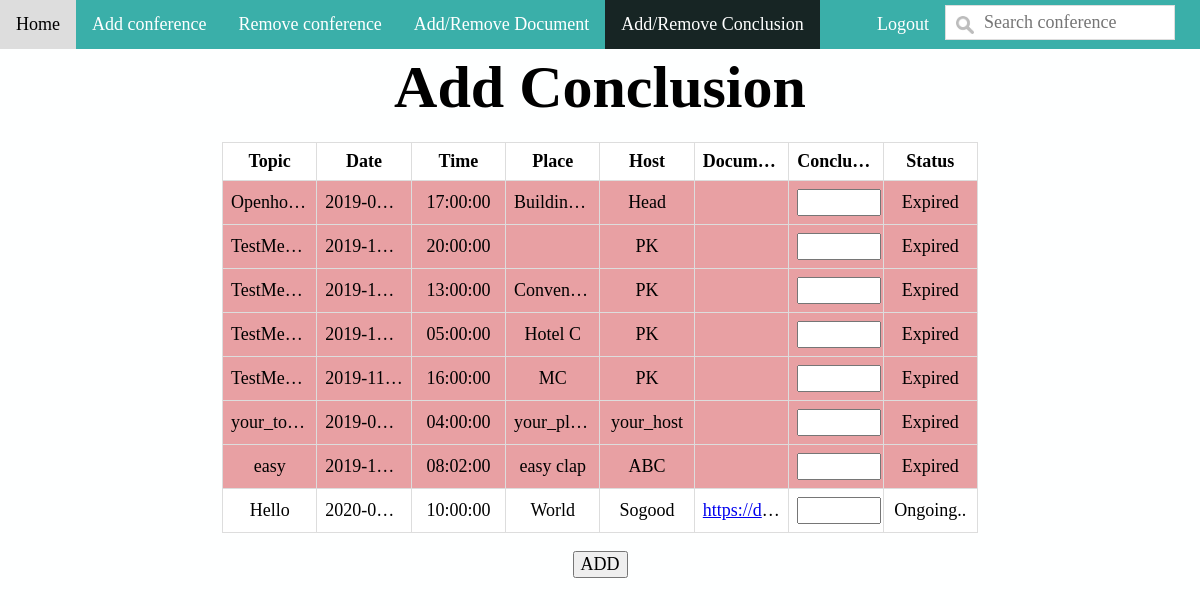
/Code/Add_Conclusion.php (signed in), run on the app's committed database.
### tables this page shows
CREATE TABLE `AllMeeting` (
  `MeetingID` int(5) UNSIGNED ZEROFILL NOT NULL,
  `Topic` varchar(100) DEFAULT NULL,
  `Date` date DEFAULT NULL,
  `Time` time DEFAULT NULL,
  `Host` varchar(50) DEFAULT NULL,
  `Place` tinytext,
  `Doc_Link` varchar(200) DEFAULT NULL,
  `Conclusion` varchar(150) DEFAULT NULL
);

### Code/Add_Conclusion.php (the view, shortened to what this page needs)
<?php
include("config.php");
?>
<html>
<head>
</head>
<body>
	<link rel="stylesheet" href="https://cdnjs.cloudflare.com/ajax/libs/font-awesome/4.7.0/css/font-awesome.min.css">
	<div class="nav" id="bar">
		<a href="admin.php"> Home </a>
		<a href="add_conferenceform.php"> Add conference</a>
		<a href="Remove_conference.php"> Remove conference </a>
		<a href="Add_remove_Document.php"> Add/Remove Document </a>
		<a class="active" href="Add_remove_Conclusion.php"> Add/Remove Conclusion </a>
		<div class="nav-right1" id="bar2">
			<input type="text" id="myInput" onkeyup="sbFunction()" placeholder="    Search conference">
		</div>
		<div class="nav-right" id="bar1">
			<a href="logout.php" onClick=\"return confirm('Are you sure to Logout?');\">Logout</a>
		</div>
	</div>
</body>
<body>
	<center>
		<h1> Add Conclusion</h1>
		<?php
		$sqlSelect = "SELECT MeetingID,Topic,
	Date,Time,Place,Host,Doc_Link,Conclusion
	FROM `AllMeeting` WHERE CURRENT_DATE()<=AllMeeting.Date;";
		$sqlSelect2 = "SELECT MeetingID,Topic,
Date,Time,Place,Host,Doc_Link,Conclusion
FROM `AllMeeting` WHERE CURRENT_DATE()>AllMeeting.Date; ";
		$resultSelect = mysqli_query($conn, $sqlSelect);
		$resultSelect2 = mysqli_query($conn, $sqlSelect2);
		echo "<form  action=\"Add_Conclusion.php\" method=\"post\" >
		<table id=\"r\"><tr>
		<th>Topic</th><th>Date</th><th>Time</th><th>Place</th><th>Host</th><th>Document</th><th>Conclusion</th><th>Status</th>";
		if (mysqli_num_rows($resultSelect) > 0) {
			while ($row = mysqli_fetch_assoc($resultSelect2)) {
				$link = $row["Doc_Link"];
				$linkc = $row["Conclusion"];
				if ($linkc == null) {
					echo "<tr>
												<td class=\"red\">" . $row["Topic"] . "</td>
												<td class=\"red\">" . $row["Date"] . "</td>
												<td class=\"red\">" . $row["Time"] . "</td>
												<td class=\"red\">" . $row["Place"] . "</td>
												<td class=\"red\">" . $row["Host"] . "</td>
												<td class=\"red\"> <a  href=\"$link\" target=\"_blank\" >" . $row["Doc_Link"] . "</a></td>
												<td class=\"red\"><input name=\"txtConclusion[]\" type=\"text\" id=\"txtConclusion[]\"style=\"width:7vw\"></td>
												<td class=\"red\">Expired</td></tr>";
				}
			}
			while ($row = mysqli_fetch_assoc($resultSelect)) {
				$link = $row["Doc_Link"];
				$linkc = $row["Conclusion"];
				if ($linkc == null) {
					echo "<tr>
				<td>" . $row["Topic"] . "</td><td>" . $row["Date"] . "</td>
				<td>" . $row["Time"] . "</td><td>" . $row["Place"] . "</td>
				<td>" . $row["Host"] . "</td>
				<td> <a  href=\"$link\" target=\"_blank\" >" . $row["Doc_Link"] . "</a></td>
				<td><input name=\"txtConclusion1[]\" type=\"text\" id=\"txtConclusion1[]\"style=\"width:7vw\"></td>
				<td >Ongoing..</td></tr>";
				}
			}
			echo "</table>";
		} else {
			echo "0 results";
		}
		echo "<br>";
		echo "<input type=\"submit\"  name=\"Add\" value=\"ADD\" >";
		echo "</form>";
		?>
	</center>
</body>
</html>

### Code/Add_Conclusion.php (style rules this page uses)
body { margin: 0px; background-color: #FEFFFF; background-repeat: no-repeat; background-position: center; background-size: cover; background-attachment: fixed; width: 100%; z-index: -2; }
table { margin-top: 20px; font-family: Cordia New; border-collapse: collapse; background-color: white; width: 63vw; table-layout: fixed; }
td, th { border: 1px solid #dddddd; text-align: center; padding: 8px; font-size: 1.5vw; width: 10%; font-family: Cordia New; overflow: hidden; text-overflow: ellipsis; white-space: nowrap; }
td.red { border: 1px solid #dddddd; text-align: center; padding: 8px; width: 10%; font-size: 1.5vw; overflow: hidden; text-overflow: ellipsis; white-space: nowrap; background-color: #e8a0a3; }
input { font-size: 1.5vw; font-family: Cordia New; }
tr:nth-child(even) { background-color: #DEF2F1; }
.nav { overflow: hidden; background-color: #3AAFA9; width: 100%; position: sticky; top: 0px; }
.nav a { float: left; color: white; text-align: center; padding: 14px 16px; text-decoration: none; font-family: Cordia New; font-size: 1.5vw; }
.nav a.active { background-color: #172524; color: white; }
.nav-right { float: right; font-family: Cordia New; font-size: 1.5vw; }
.nav-right1 { float: right; font-family: Cordia New; font-size: 1.5vw; }
h1 { font-family: Cordia New; font-size: 5vw; margin: 4px; }
#myInput { background-image: url('searchicon.png'); background-position: 10px 10px; background-repeat: no-repeat; background-size: 1.5vw; width: 90%; font-size: 1.5vw; padding: 6px 10px 6px 20px; border: 1px solid #ddd; margin-top: 5px; float: left; }

### data on the page
allmeeting: Topic "Openho…", Date "2019-0…", Time "17:00:00", Place "Buildin…", Host "Head"
allmeeting: Topic "TestMe…", Date "2019-1…", Time "20:00:00", Host "PK"
allmeeting: Topic "TestMe…", Date "2019-1…", Time "13:00:00", Place "Conven…", Host "PK"
allmeeting: Topic "TestMe…", Date "2019-1…", Time "05:00:00", Place "Hotel C", Host "PK"
allmeeting: Topic "TestMe…", Date "2019-11…", Time "16:00:00", Place "MC", Host "PK"
allmeeting: Topic "your_to…", Date "2019-0…", Time "04:00:00", Place "your_pl…", Host "your_host"
allmeeting: Topic "easy", Date "2019-1…", Time "08:02:00", Place "easy clap", Host "ABC"
allmeeting: Topic "Hello", Date "2020-0…", Time "10:00:00", Place "World", Host "Sogood", Doc_Link "https://d…"
